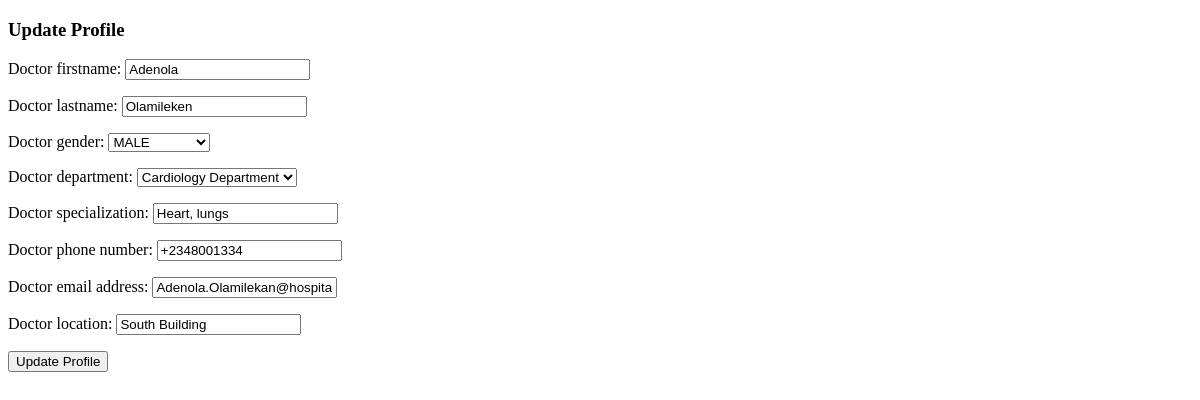
The page /management/update_profile/6/ (signed in) on the database as committed earlier.
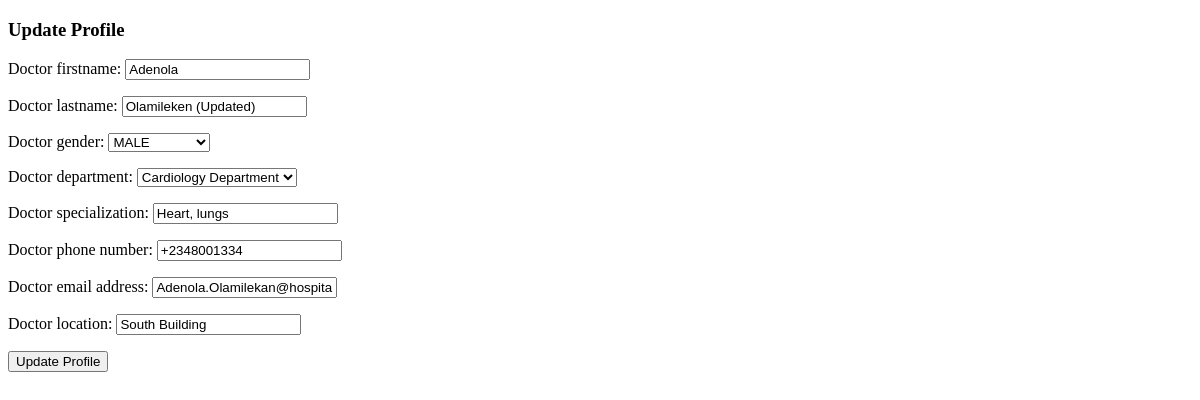
The same page on the database as committed later.
### management/models.py (models this page shows, shortened)
class Doctor(models.Model):
    Doctor_user_instance = models.OneToOneField(User,on_delete=models.CASCADE,null=True, blank=True)
    Doctor_firstname = models.CharField(max_length=250, null=True,blank=True)
    Doctor_lastname = models.CharField(max_length=250, null=True,blank=True)
    Doctor_gender = models.CharField(max_length=25, choices=GENDER, default="UNDECIDED")
    Doctor_department = models.ForeignKey(Department,on_delete=models.CASCADE, related_name="doctor_department", null=True, blank=True)
    Doctor_specialization = models.CharField(max_length=250, null=True, blank=True)
    Doctor_phone_number = models.CharField(max_length=250, null=True, blank=True)
    Doctor_email_address = models.EmailField(default="firstname.lastname@hospitalmanagement.com", null=True, blank=True)
    Doctor_location = models.CharField(max_length=250,null=True, blank=True)

### management/views.py (the view)
# urls.py: path('update_profile/<int:pk>/',views.update_user_profile,name="update_profile"),
@login_required(login_url=welcome_page)
def update_user_profile(request,pk):
    user = User.objects.get(id=pk)
    Doctor.objects.get_or_create(Doctor_user_instance=user)
    this = Doctor.objects.get(Doctor_user_instance=user)
    profile_form = CreateDoctorPofile(instance=this)
    user_form = NewUserForm(instance=request.user)
    if request.method == 'POST':
        profile_form = CreateDoctorPofile(request.POST,instance=this)
        if profile_form.is_valid():
            updated_profile = profile_form.save(commit=False)
            updated_profile.Doctor_user_instance = user
            updated_profile.save()
    context = {
            'profile_form':profile_form,
        }
    return render(request,'management/Pages/test_page.html',context)

### management/forms.py
class CreateDoctorPofile(forms.ModelForm):
    class Meta:
        model = Doctor
        fields = ['Doctor_firstname','Doctor_lastname','Doctor_gender','Doctor_department','Doctor_specialization','Doctor_phone_number','Doctor_email_address','Doctor_location']

### management/models.py (called while the page is built)
    def __str__(self):
        return self.Department_name + " Department"

### management/templates/management/Pages/test_page.html (shortened to what this page needs)
<!DOCTYPE html>
<html lang="en">
<head>
</head>
<body>
    <h3>Update Profile</h3>
    <form action="" method="post">
        {{profile_form.as_p}}
        <button type="submit">Update Profile</button>
    </form>
</body>
</html>

Rows that differ between the two databases and show on the page:
changed Doctor "Adenola": Doctor_lastname "Olamileken" → "Olamileken (Updated)"
